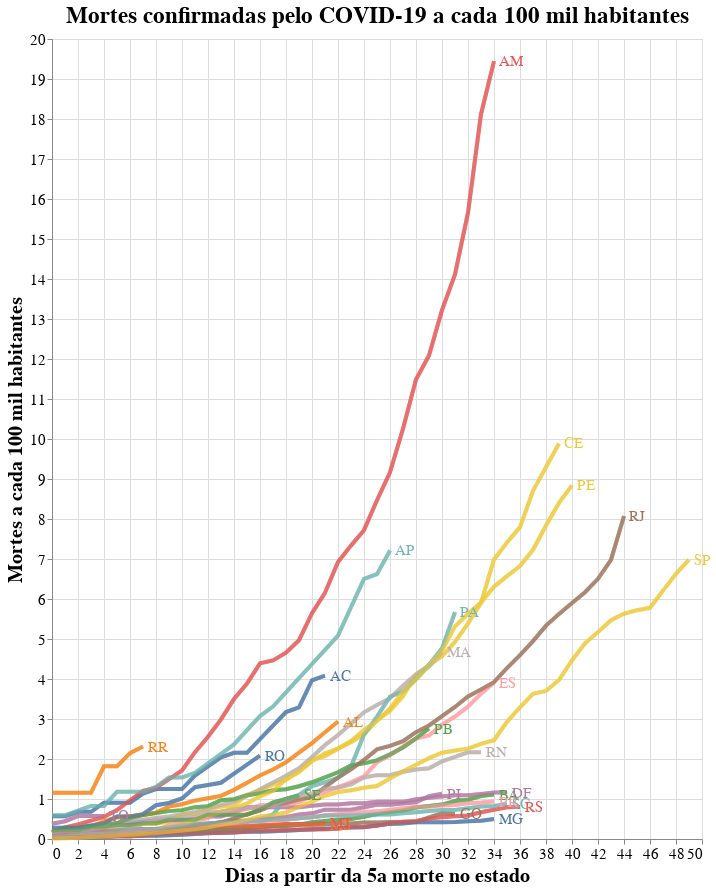

The code cell stored with this chart in its notebook:
### Code cell
# Mortes por habitantes

# Base altair plot 
basepop = alt.Chart(deaths_long, title="Mortes confirmadas pelo COVID-19 a cada 100 mil habitantes").mark_line(strokeWidth=4, opacity=0.7).encode(
    x=alt.X('Day'),
    y=alt.Y('DeathPop'),
    color=alt.Color('state', legend=None),
)

# Chart
chartpop = basepop.encode(
  color=alt.condition(selection, 'state:N', alt.value('lightgray')),
  tooltip=[alt.Tooltip('state:N', title = 'Estado'), alt.Tooltip('yearmonthdate(Date):N', title = 'Data', format = '%d/%m/%Y'), alt.Tooltip('DeathPop:N', title = 'Proporção de Mortes', format = '.2f')]
).add_selection(
  selection
)

# Overlay
overlaypop = basepop.encode(
  color='state',
  opacity=alt.value(0.5),
).transform_filter(
  selection
)

# Text labels
textpop = basepop.mark_text(
    align='left',
    dx=5,
    size=15
).encode(
    x=alt.X('Day', aggregate='max',  axis=alt.Axis(title='Dias a partir da 5a morte no estado')),
    y=alt.Y('DeathPop', aggregate={'argmax': 'Day'}, axis=alt.Axis(title='Mortes a cada 100 mil habitantes')),
    text='state'
).transform_filter(
    selection
)

# Sum em up!
alt.layer(chartpop + overlaypop + textpop).configure_axis(
    labelFontSize=15,
    titleFontSize=20
).configure_title(
    fontSize=23
).properties(
    width=650,
    height=800
)

### Figure 1 — Vega-Lite specification as saved in the notebook (floating-point values rounded to 4 significant figures; data arrays with more than 128 entries replaced by an {"elided": "..."} marker saying what was removed)
{"config": {"view": {"continuousWidth": 400, "continuousHeight": 300}, "axis": {"labelFontSize": 15, "titleFontSize": 20}, "title": {"fontSize": 23}}, "layer": [{"layer": [{"mark": {"type": "line", "opacity": 0.7, "strokeWidth": 4}, "encoding": {"color": {"condition": {"type": "nominal", "field": "state", "selection": "selector006"}, "value": "lightgray"}, "tooltip": [{"type": "nominal", "field": "state", "title": "Estado"}, {"type": "nominal", "field": "Date", "format": "%d/%m/%Y", "timeUnit": "yearmonthdate", "title": "Data"}, {"type": "nominal", "field": "DeathPop", "format": ".2f", "title": "Proporção de Mortes"}], "x": {"type": "quantitative", "field": "Day"}, "y": {"type": "quantitative", "field": "DeathPop"}}, "selection": {"selector006": {"type": "single", "fields": ["state"]}}, "title": "Mortes confirmadas pelo COVID-19 a cada 100 mil habitantes"}, {"mark": {"type": "line", "opacity": 0.7, "strokeWidth": 4}, "encoding": {"color": {"type": "nominal", "field": "state"}, "opacity": {"value": 0.5}, "x": {"type": "quantitative", "field": "Day"}, "y": {"type": "quantitative", "field": "DeathPop"}}, "title": "Mortes confirmadas pelo COVID-19 a cada 100 mil habitantes", "transform": [{"filter": {"selection": "selector006"}}]}, {"mark": {"type": "text", "align": "left", "dx": 5, "size": 15}, "encoding": {"color": {"type": "nominal", "field": "state", "legend": null}, "text": {"type": "nominal", "field": "state"}, "x": {"type": "quantitative", "aggregate": "max", "axis": {"title": "Dias a partir da 5a morte no estado"}, "field": "Day"}, "y": {"type": "quantitative", "aggregate": {"argmax": "Day"}, "axis": {"title": "Mortes a cada 100 mil habitantes"}, "field": "DeathPop"}}, "title": "Mortes confirmadas pelo COVID-19 a cada 100 mil habitantes", "transform": [{"filter": {"selection": "selector006"}}]}]}], "data": {"name": "data-4d6332b10468e858d9d21818fb02f6a0"}, "height": 800, "width": 650, "$schema": "https://vega.github.io/schema/vega-lite/v4.8.1.json", "datasets": {"data-4d6332b10468e858d9d21818fb02f6a0": {"elided": "816 records"}}}
